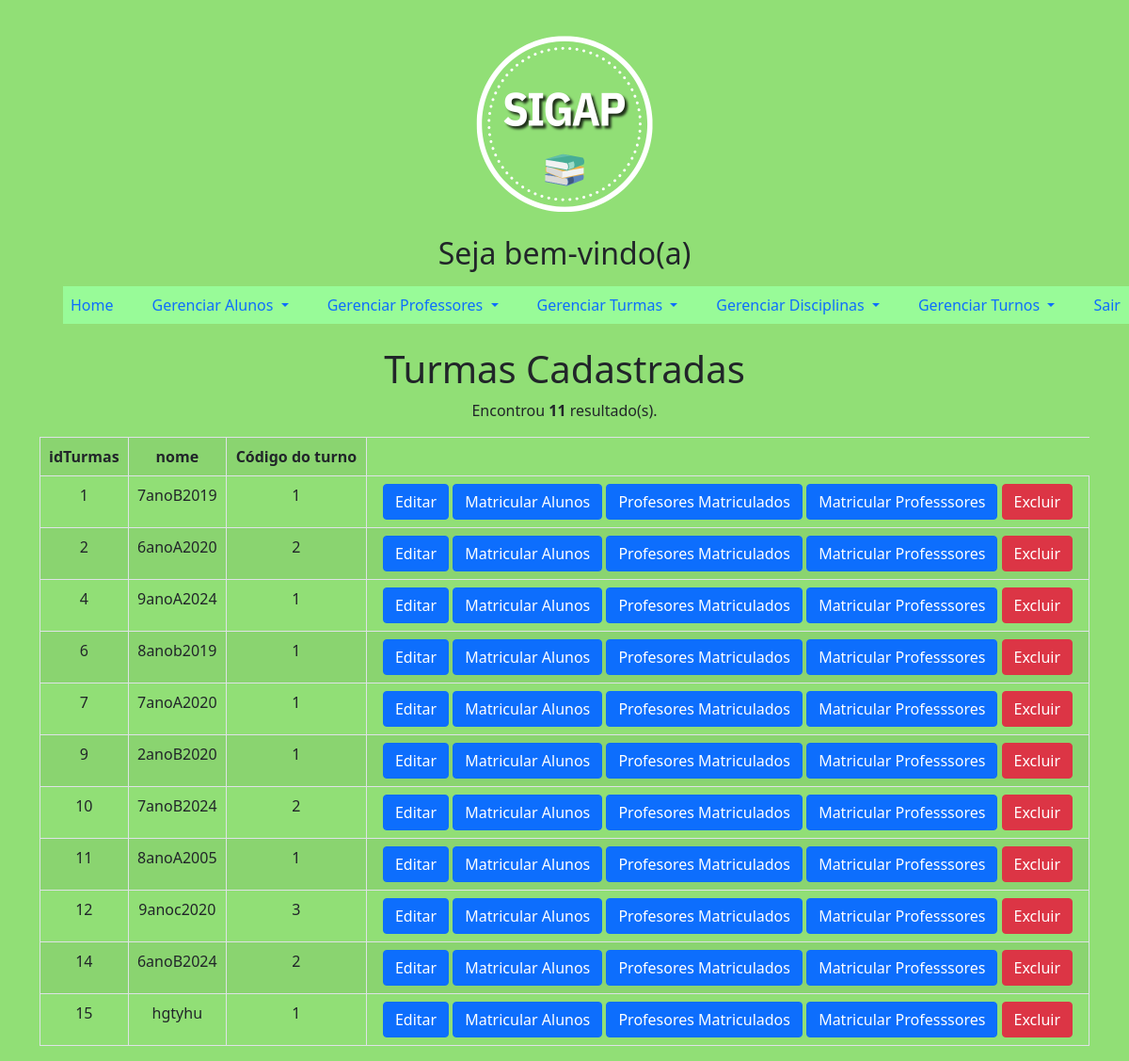
Page /principalAdmin.php?page=listarTurmas on the committed database.
### tables this page shows
CREATE TABLE `turmas` (
  `idTurmas` int(11) NOT NULL,
  `nome` varchar(45) DEFAULT NULL,
  `Turnos_idTurnos` int(11) NOT NULL
);

### listarTurmas.php (the view, shortened to what this page needs)
<?php
	$sql = "SELECT * FROM turmas";
	$res = $mysqli->query($sql);
	$qtd = $res->num_rows;
?>
    <div class="row">
        <div class="col-12">
            <h1>Turmas Cadastradas</h1>
        </div>
		<?php
        if($qtd > 0){
		print "<p>Encontrou <b>$qtd</b> resultado(s).</p>";
		print "<table class='table table-bordered table-striped table-hover'>";
		print "<tr>";
		print "<th>idTurmas</th>";
		print "<th>nome</th>";
		print "<th>Código do turno</th>";
		print "</tr>";
		while($row = $res->fetch_object()){
			print "<tr>";
			print "<td>".$row->idTurmas."</td>";
			print "<td>".$row->nome."</td>";
			print "<td>".$row->Turnos_idTurnos."</td>";
			print "<td>
					 <button onclick=\"location.href='?page=editarTurmas&idTurmas=".$row->idTurmas."';\" class='btn btn-primary'>Editar</button>
					 <button onclick=\"location.href='?page=matAlunosTurmas&idTurmas=".$row->idTurmas."';\" class='btn btn-primary'>Matricular Alunos</button>
					 <button onclick=\"location.href='?page=listarmatProfessores&idTurmas=".$row->idTurmas."';\" class='btn btn-primary'>Profesores Matriculados</button>
					 <button onclick=\"location.href='?page=matProfessorTurmas&idTurmas=".$row->idTurmas."';\" class='btn btn-primary'>Matricular Professsores</button>
					 <button onclick=\"if(confirm('Tem certeza que deseja excluir?')){location.href='?page=salvarTurmas&acao=excluir&idTurmas=".$row->idTurmas."';}else{false;}\"  class='btn btn-danger'>Excluir</button>
			       </td>";
			print "</tr>";
		}
		print "</table>";
	}else{
		print "Não encontrou resultado";
	}
	?>

### principalAdmin.php (style rules this page uses)
body { background-color: #91DF76; }
.row { text-align: center; }

### rows in the picture
turmas: idTurmas "1", nome "7anoB2019", Turnos_idTurnos "1"
turmas: idTurmas "2", nome "6anoA2020", Turnos_idTurnos "2"
turmas: idTurmas "4", nome "9anoA2024", Turnos_idTurnos "1"
turmas: idTurmas "6", nome "8anob2019", Turnos_idTurnos "1"
turmas: idTurmas "7", nome "7anoA2020", Turnos_idTurnos "1"
turmas: idTurmas "9", nome "2anoB2020", Turnos_idTurnos "1"
turmas: idTurmas "10", nome "7anoB2024", Turnos_idTurnos "2"
turmas: idTurmas "11", nome "8anoA2005", Turnos_idTurnos "1"
turmas: idTurmas "12", nome "9anoc2020", Turnos_idTurnos "3"
turmas: idTurmas "14", nome "6anoB2024", Turnos_idTurnos "2"
turmas: idTurmas "15", nome "hgtyhu", Turnos_idTurnos "1"

### other values in the picture
$qtd "11"
